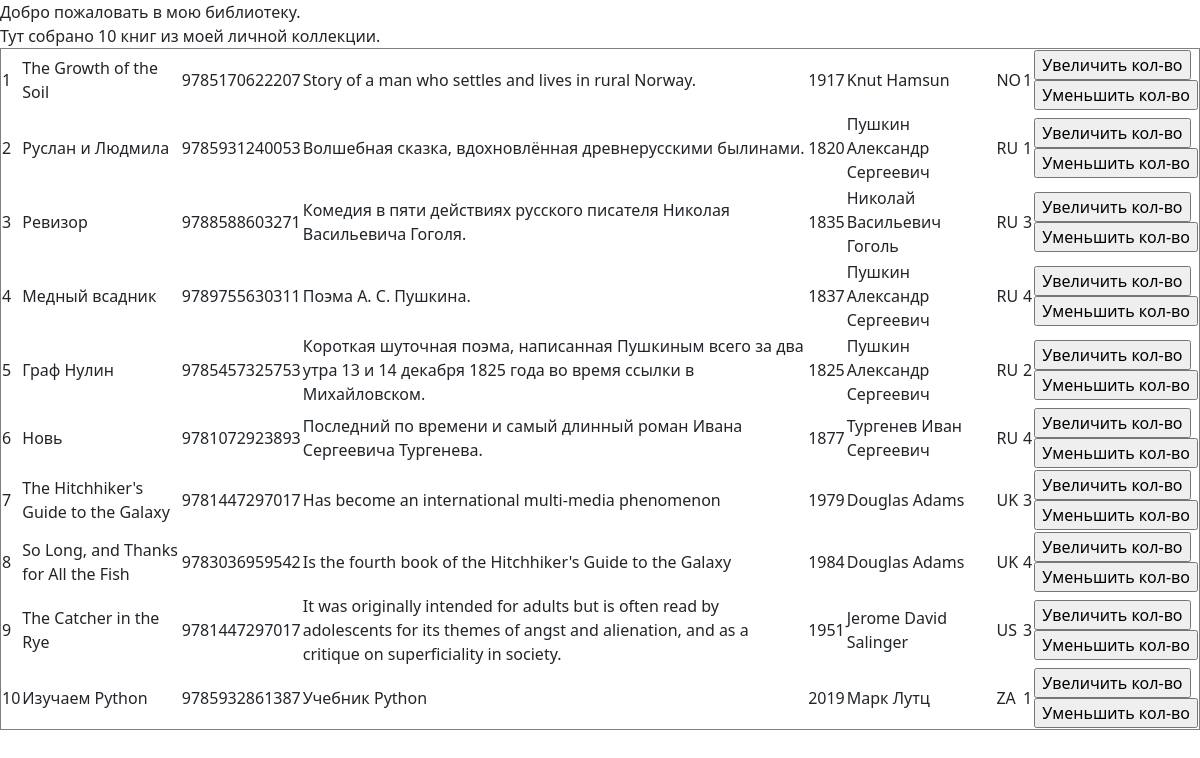
The app's page /index/ with its own data.
### p_library/models.py (models this page shows, shortened)
class Book(models.Model):
    ISBN = models.CharField(max_length=13)
    title = models.TextField()
    description = models.TextField()
    year_release = models.SmallIntegerField()
    author = models.ForeignKey(Author, on_delete=models.CASCADE)
    copy_count = models.SmallIntegerField()
    price = models.DecimalField(max_digits=8, decimal_places=2)
    publisher = models.ForeignKey('Publisher', on_delete=models.SET_NULL, null=True, blank=True)
    def author_full_name(self):
        return self.author.full_name
    author_full_name.short_description = 'author name'

class Author(models.Model):
    full_name = models.TextField()
    birth_year = models.SmallIntegerField()
    country = models.CharField(max_length=2)

### p_library/views.py (the view)
# urls.py: path('index/', views.index),
def index(request):
    template = loader.get_template('index.html')
    books = Book.objects.all()
    biblio_data = {"title": "мою библиотеку", "books": books}
    return HttpResponse(template.render(biblio_data,request))

### p_library/templates/index.html (shortened to what this page needs)
<!DOCTYPE html>
<html>
<head>
    <link href="https://cdn.jsdelivr.net/npm/bootstrap@5.0.0-beta1/dist/css/bootstrap.min.css" rel="stylesheet">
</head>
<body>
    Добро пожаловать в {{ title }}. <br>
    Тут собрано {{ books|length }} книг из моей личной коллекции.
    <table border="1">
        {% for book in books %}
        <tr>
            <td>{{forloop.counter}}</td>
            <td>{{book.title}}</td>
            <td>{{book.ISBN}}</td>
            <td>{{book.description}}</td>
            <td>{{book.year_release}}</td>
            <td>{{book.author.full_name}}</td>
            <td>{{book.author.country}}</td>
            <td>{{book.copy_count}}</td>
            <td>
                <form action="/index/book_increment/" method="post" enctype="multipart/form-data">
                    <input type="submit" value="Увеличить кол-во" />
                </form>
                 <form action="/index/book_decrement/" method="post" enctype="multipart/form-data">
                    <input type="submit" value="Уменьшить кол-во" />
                </form>
            </td>
      </tr>
        {% endfor %}
    </table>
</body>
</html>

### records on screen
Book: title "The Growth of the Soil", ISBN "9785170622207", description "Story of a man who settles and lives in rural Norway.", year_release "1917", author.full_name "Knut Hamsun", author.country "NO", copy_count "1"
Book: title "Руслан и Людмила", ISBN "9785931240053", description "Волшебная сказка, вдохновлённая древнерусскими былинами.", year_release "1820", author.full_name "Пушкин Александр Сергеевич", author.country "RU", copy_count "1"
Book: title "Ревизор", ISBN "9788588603271", description "Комедия в пяти действиях русского писателя Николая Васильевича Гоголя.", year_release "1835", author.full_name "Николай Васильевич Гоголь", author.country "RU", copy_count "3"
Book: title "Медный всадник", ISBN "9789755630311", description "Поэма А. С. Пушкина.", year_release "1837", author.full_name "Пушкин Александр Сергеевич", author.country "RU", copy_count "4"
Book: title "Граф Нулин", ISBN "9785457325753", description "Короткая шуточная поэма, написанная Пушкиным всего за два утра 13 и 14 декабря 1825 года во время ссылки в Михайловском.", year_release "1825", author.full_name "Пушкин Александр Сергеевич", author.country "RU", copy_count "2"
Book: title "Новь", ISBN "9781072923893", description "Последний по времени и самый длинный роман Ивана Сергеевича Тургенева.", year_release "1877", author.full_name "Тургенев Иван Сергеевич", author.country "RU", copy_count "4"
Book: title "The Hitchhiker's Guide to the Galaxy", ISBN "9781447297017", description "Has become an international multi-media phenomenon", year_release "1979", author.full_name "Douglas Adams", author.country "UK", copy_count "3"
Book: title "So Long, and Thanks for All the Fish", ISBN "9783036959542", description "Is the fourth book of the Hitchhiker's Guide to the Galaxy", year_release "1984", author.full_name "Douglas Adams", author.country "UK", copy_count "4"
Book: title "The Catcher in the Rye", ISBN "9781447297017", description "It was originally intended for adults but is often read by adolescents for its themes of angst and alienation, and as a critique on superficiality in society.", year_release "1951", author.full_name "Jerome David Salinger", author.country "US", copy_count "3"
Book: title "Изучаем Python", ISBN "9785932861387", description "Учебник Python", year_release "2019", author.full_name "Марк Лутц", author.country "ZA", copy_count "1"

### other values on screen
{{ title }} "мою библиотеку"
{{ books|length }} "10"
